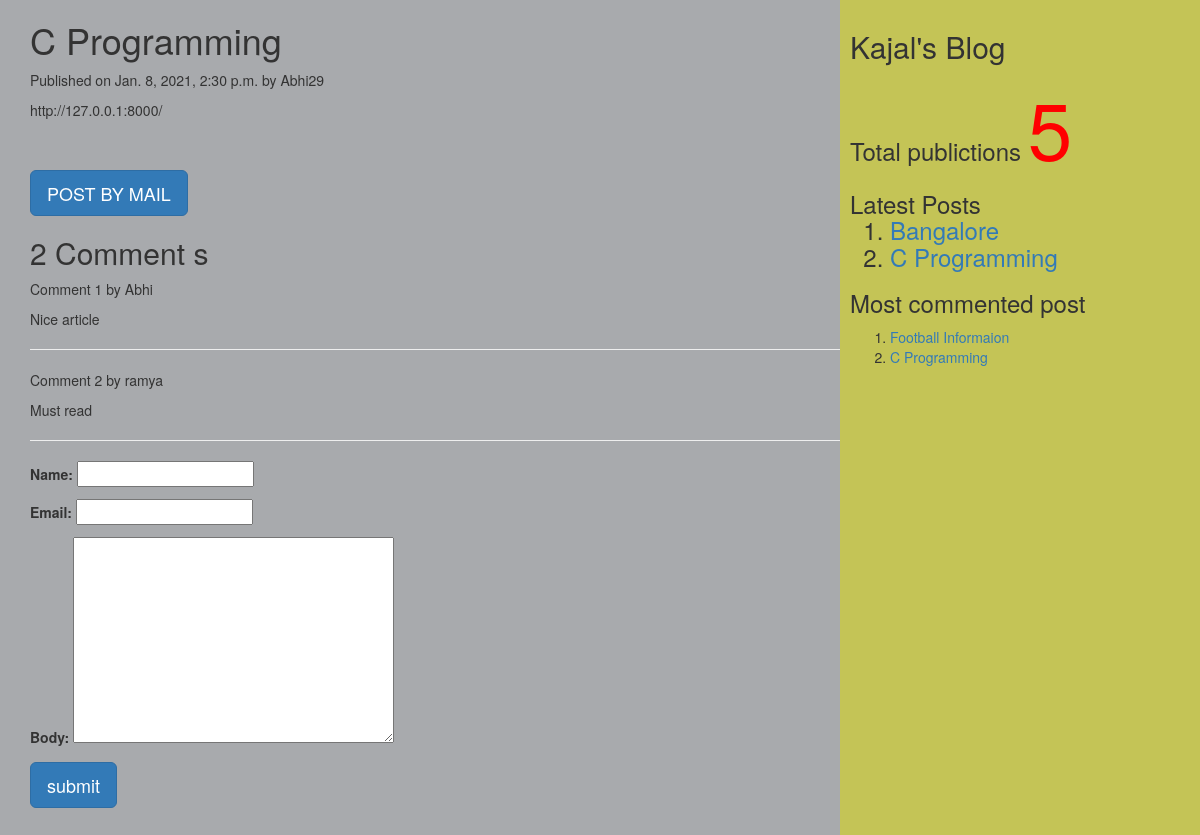
The app's page /2021/01/08/c-programming/ with its own data.
### myApp/models.py (models this page shows, shortened)
class Post(models.Model):
    tags=TaggableManager()
    STATUS_CHOICE=(('draft','Draft'),('published','Published'))
    title=models.CharField(max_length=200)
    slug=models.SlugField(max_length=50,unique_for_date='publish')
    author=models.ForeignKey(User,related_name='blog_posts',on_delete=models.CASCADE)
    body=models.TextField()
    publish=models.DateTimeField(default=timezone.now)
    created=models.DateTimeField(auto_now_add=True)
    updated=models.DateTimeField(auto_now=True)
    status=models.CharField(max_length=20,choices=STATUS_CHOICE,default='draft')
    objects=CustomManager()
    class Meta:
        ordering=('-publish',)
    def get_absolute_url(self):
        return reverse("post_detail",args=[self.publish.year,self.publish.strftime('%m'),self.publish.strftime('%d'),self.slug])

class Comment(models.Model):
    post=models.ForeignKey(Post,related_name="comments",on_delete=models.CASCADE)
    name=models.CharField(max_length=50)
    email=models.EmailField()
    body=models.TextField()
    created=models.DateTimeField(auto_now_add=True)
    updated=models.DateTimeField(auto_now=True)
    active=models.BooleanField(default=True)
    class Meta:
        ordering=('created',)

### myApp/views.py (the view, shortened to what this page needs)
# urls.py: url(r'(?P<year>\d{4})/(?P<month>\d{2})/(?P<day>\d{2})/(?P<post>[-\w]+)/$',views.post_detail_view,name='post_detail'),
def post_detail_view(request,year,month,day,post):
    post=get_object_or_404(Post,slug=post,publish__year=year,publish__month=month,publish__day=day)
    comments=post.comments.filter(active=True)
    csubmit=False
    form=CommentForm()
    d={'post':post,'form':form,'csubmit':csubmit,'comments':comments}
    return render(request,'myApp/post_detail.html',d)

### myApp/forms.py
class CommentForm(forms.ModelForm):
    class Meta:
        model=Comment
        fields=('name','email','body')

### myApp/models.py (called while the page is built)
    def get_queryset(self):
        return super().get_queryset().filter(status='published')

### myApp/templatetags/mytags.py (called while the page is built)
@register.simple_tag
def total_posts():
    return Post.objects.count()

@register.inclusion_tag('myApp/latest_post.html')
def show_latest_posts(count=3):
    latest_posts=Post.objects.order_by('-publish')[:count]
    return {'latest_posts':latest_posts}

@register.simple_tag
def get_most_commented_posts(count=2):
    return Post.objects.annotate(total_comments=Count('comments')).order_by('-total_comments')[:count]

### templates/myApp/post_detail.html (shortened to what this page needs)
<html>
    {% extends 'myApp/parent.html' %}
      {% block content_block %}
      <h1>{{post.title}}</h1>
      <p>Published on {{post.publish}} by {{post.author|title}}</p>
      {{post.body|linebreaks}}<br><br>
      <a href="/{{post.id}}/share" class="btn btn-lg btn-primary">POST BY MAIL</a>
      {%with comments.count as comments_count %}
      <h2>{{comments_count}} Comment {{comments_count|pluralize}}</h2>
      {%endwith%}
      {%if comments%}
      {%for c in comments%}
      <p>Comment {{forloop.counter}} by {{c.name}}</p>
      <div>{{c.body|linebreaks}}</div>
      <hr>
      {%endfor%}
      {%else%}
      <p style="color:blue;font-size:30px;font-style:italic;border-bottom:2px red solid;">There are no comments</p>
      {%endif%}
      {% if csubmit%}
      <h2>Thank you....Your Comment has been added successfully!</h2>
      {%else%}
      <form method="post">
        {{form.as_p}}
        <input type="submit" class='btn btn-lg btn-primary' value="submit">
      </form>
      {%endif%}
      {% endblock %}

### templates/myApp/parent.html (shortened to what this page needs)
<html>
{%load mytags%}
    <head>
        <link rel="stylesheet" href="https://maxcdn.bootstrapcdn.com/bootstrap/3.3.7/css/bootstrap.min.css">
    </head>
    <body>
        <div class="content" style="width:70%;float:left;background-color:a8aaad;height:300%;padding:0 0 0 30px">
              {%block content_block%}
              {%endblock%}
        </div>
        <div class="sidebar" style="width:30%;float:right;background-color:#c4c456;height:300%;padding:10px">
            <h2>Kajal's Blog</h2>
            <h3>Total publictions
              <span style="color:red;font-size:80px">
              {%total_posts%}</span>
              <h3>Latest Posts
              {% show_latest_posts 2 %}
              <h3>Most commented post</h3>
              {%get_most_commented_posts as m%}
                <ol>
                {%for post in m%}
                <li><a href="{{post.get_absolute_url}}">{{post.title}}</a></li>
            {%endfor%}
          </ol>
            </h3>
        </div>
    </body>
</html>

### templates/myApp/latest_post.html
<!DOCTYPE html>
<html lang="en" dir="ltr">
  <body>
    <ol>
    {% for post in latest_posts%}
    <li><a href="{{post.get_absolute_url}}">{{post.title}}</a></li>
    {%endfor%}
    </ol>
  </body>
    </html>

### records on screen
Post: title "C Programming", publish "Jan. 8, 2021, 2:30 p.m.", author "Abhi29", body "http://127.0.0.1:8000/"
Comment: name "Abhi", body "Nice article"
Comment: name "ramya", body "Must read"
Post: title "Bangalore"
Post: title "Football Informaion"

### other values on screen
{{ comments_count }} "2"
